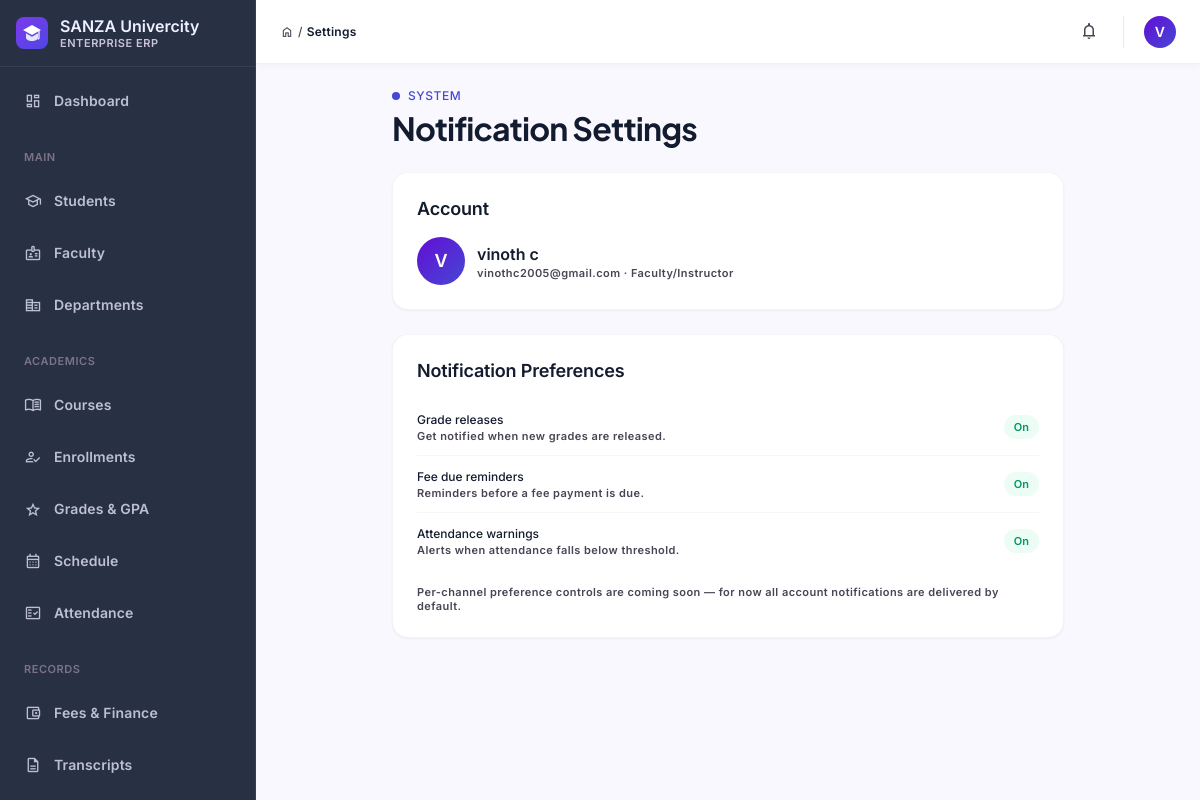
Screenshot of /students/notifications/settings/ (signed in) with the database file from the repository.
### students/models.py (models this page shows, shortened)
class User(AbstractUser):
    ROLE_CHOICES = (
        ('admin', 'Administrator'),
        ('faculty', 'Faculty/Instructor'),
        ('student', 'Student'),
    )
    role = models.CharField(max_length=20, choices=ROLE_CHOICES, default='student')
    phone = models.CharField(max_length=20, blank=True, null=True)
    department = models.CharField(max_length=100, blank=True, null=True)
    enrollment_year = models.IntegerField(blank=True, null=True)
    class Meta:
        ordering = ['-date_joined']

### students/views.py (the view)
# urls.py: path('notifications/settings/', views.notification_settings, name='notification_settings'),
@login_required(login_url='login')
def notification_settings(request):
    context = {
        'title': 'Notification Settings',
    }
    return render(request, 'students/notification_settings.html', context)

### students/context_processors.py (called while the page is built)
def nav_context(request):
    unread_notifications = 0
    user = getattr(request, 'user', None)
    if user is not None and user.is_authenticated:
        unread_notifications = Notification.objects.filter(
            recipient=user, is_read=False
        ).count()
    return {
        'nav_unread_notifications': unread_notifications,
    }

### students/templates/students/notification_settings.html (shortened to what this page needs)
{% extends "base.html" %}
{% block breadcrumb %}Settings{% endblock %}
{% block content %}
<div class="max-w-2xl mx-auto flex flex-col gap-space-lg">
  <section>
    <div class="flex items-center gap-space-xs text-secondary font-label-md text-label-md tracking-wider uppercase">
      <span class="w-2 h-2 rounded-full bg-secondary"></span> System
    </div>
    <h1 class="font-headline-lg text-headline-lg text-on-surface tracking-tight mt-1">{{ title }}</h1>
  </section>
  <section class="bg-surface-container-lowest rounded-2xl border border-outline-variant/20 shadow-sm p-6">
    <h2 class="font-title-lg text-title-lg text-on-surface mb-4">Account</h2>
    <div class="flex items-center gap-space-sm">
      <div class="w-12 h-12 rounded-full bg-gradient-to-br from-primary to-secondary flex items-center justify-center text-on-primary font-title-lg text-title-lg flex-shrink-0">
        {{ user.get_full_name|default:user.username|slice:":1"|upper }}
      </div>
      <div>
        <p class="font-title-md text-title-md text-on-surface">{{ user.get_full_name|default:user.username }}</p>
        <p class="font-label-sm text-label-sm text-on-surface-variant">{{ user.email }} · {{ user.get_role_display }}</p>
      </div>
    </div>
  </section>
  <section class="bg-surface-container-lowest rounded-2xl border border-outline-variant/20 shadow-sm p-6">
    <h2 class="font-title-lg text-title-lg text-on-surface mb-4">Notification Preferences</h2>
    <div class="flex flex-col divide-y divide-outline-variant/15">
      <div class="flex items-center justify-between py-3">
        <div>
          <p class="font-body-sm text-body-sm text-on-surface font-medium">Grade releases</p>
          <p class="font-label-sm text-label-sm text-on-surface-variant">Get notified when new grades are released.</p>
        </div>
        <span class="px-2.5 py-1 rounded-full bg-success-container text-on-success-container font-label-sm text-[11px] font-semibold">On</span>
      </div>
      <div class="flex items-center justify-between py-3">
        <div>
          <p class="font-body-sm text-body-sm text-on-surface font-medium">Fee due reminders</p>
          <p class="font-label-sm text-label-sm text-on-surface-variant">Reminders before a fee payment is due.</p>
        </div>
        <span class="px-2.5 py-1 rounded-full bg-success-container text-on-success-container font-label-sm text-[11px] font-semibold">On</span>
      </div>
      <div class="flex items-center justify-between py-3">
        <div>
          <p class="font-body-sm text-body-sm text-on-surface font-medium">Attendance warnings</p>
          <p class="font-label-sm text-label-sm text-on-surface-variant">Alerts when attendance falls below threshold.</p>
        </div>
        <span class="px-2.5 py-1 rounded-full bg-success-container text-on-success-container font-label-sm text-[11px] font-semibold">On</span>
      </div>
    </div>
    <p class="font-label-sm text-label-sm text-on-surface-variant mt-4">Per-channel preference controls are coming soon — for now all account notifications are delivered by default.</p>
  </section>
</div>
{% endblock %}

### students/templates/base.html (shortened to what this page needs)
{% load static %}<!DOCTYPE html>
<html lang="en">
<head>
{% include "partials/_design_tokens.html" %}
</head>
<body class="bg-surface font-body-md text-on-surface antialiased">
<aside id="sidebar" class="fixed left-0 top-0 h-full w-64 bg-inverse-surface border-r border-outline/20 z-50 flex flex-col justify-between overflow-y-auto -translate-x-full lg:translate-x-0 transition-transform duration-200">
  <div class="flex flex-col">
    <div class="flex items-center gap-space-sm px-space-md py-space-md border-b border-outline/20">
      <div class="flex flex-col min-w-0">
        <span class="font-title-md text-title-md text-inverse-on-surface leading-tight truncate">SANZA Univercity</span>
        <span class="font-label-sm text-label-sm text-outline-variant uppercase tracking-wider">Enterprise ERP</span>
      </div>
    </div>
    <nav class="px-space-sm py-space-sm flex flex-col gap-space-xs">
      {% url 'dashboard' as dash_url %}
      <a href="{{ dash_url }}" class="flex items-center gap-space-sm px-space-sm py-2 rounded-xl transition-all {% if request.resolver_match.url_name in 'dashboard,admin_dashboard,faculty_dashboard,student_portal' %}nav-active{% else %}text-inverse-on-surface/75 hover:bg-surface-container-highest/10 hover:text-inverse-on-surface{% endif %}">
        <span class="material-symbols-outlined text-lg">dashboard</span><span class="font-label-lg text-label-lg">Dashboard</span>
      </a>
      {% if user.is_staff or user.is_superuser %}
      <div class="px-space-sm pt-space-sm pb-1"><span class="font-label-sm text-label-sm text-outline uppercase tracking-wider">Main</span></div>
      <a href="{% url 'student_list' %}" class="flex items-center gap-space-sm px-space-sm py-2 rounded-xl transition-all {% if request.resolver_match.url_name == 'student_list' %}nav-active{% else %}text-inverse-on-surface/75 hover:bg-surface-container-highest/10 hover:text-inverse-on-surface{% endif %}"><span class="material-symbols-outlined text-lg">school</span><span class="font-label-lg text-label-lg">Students</span></a>
      <a href="{% url 'faculty_reports_dashboard' %}" class="flex items-center gap-space-sm px-space-sm py-2 rounded-xl transition-all {% if request.resolver_match.url_name in 'faculty_reports_dashboard,faculty_analytics,faculty_performance_compare' %}nav-active{% else %}text-inverse-on-surface/75 hover:bg-surface-container-highest/10 hover:text-inverse-on-surface{% endif %}"><span class="material-symbols-outlined text-lg">badge</span><span class="font-label-lg text-label-lg">Faculty</span></a>
      <a href="{% url 'department_list' %}" class="flex items-center gap-space-sm px-space-sm py-2 rounded-xl transition-all {% if request.resolver_match.url_name == 'department_list' %}nav-active{% else %}text-inverse-on-surface/75 hover:bg-surface-container-highest/10 hover:text-inverse-on-surface{% endif %}"><span class="material-symbols-outlined text-lg">corporate_fare</span><span class="font-label-lg text-label-lg">Departments</span></a>
      {% endif %}
      <div class="px-space-sm pt-space-sm pb-1"><span class="font-label-sm text-label-sm text-outline uppercase tracking-wider">Academics</span></div>
      <a href="{% url 'course_list' %}" class="flex items-center gap-space-sm px-space-sm py-2 rounded-xl transition-all {% if request.resolver_match.url_name in 'course_list,course_analytics' %}nav-active{% else %}text-inverse-on-surface/75 hover:bg-surface-container-highest/10 hover:text-inverse-on-surface{% endif %}"><span class="material-symbols-outlined text-lg">menu_book</span><span class="font-label-lg text-label-lg">Courses</span></a>
      {% if user.is_staff or user.is_superuser %}
      <a href="{% url 'enrollment_list' %}" class="flex items-center gap-space-sm px-space-sm py-2 rounded-xl transition-all {% if request.resolver_match.url_name == 'enrollment_list' %}nav-active{% else %}text-inverse-on-surface/75 hover:bg-surface-container-highest/10 hover:text-inverse-on-surface{% endif %}"><span class="material-symbols-outlined text-lg">how_to_reg</span><span class="font-label-lg text-label-lg">Enrollments</span></a>
      {% endif %}
      <a href="{% url 'grade_list' %}" class="flex items-center gap-space-sm px-space-sm py-2 rounded-xl transition-all {% if request.resolver_match.url_name == 'grade_list' %}nav-active{% else %}text-inverse-on-surface/75 hover:bg-surface-container-highest/10 hover:text-inverse-on-surface{% endif %}"><span class="material-symbols-outlined text-lg">grade</span><span class="font-label-lg text-label-lg">Grades &amp; GPA</span></a>
      <a href="{% url 'schedule_dashboard' %}" class="flex items-center gap-space-sm px-space-sm py-2 rounded-xl transition-all {% if request.resolver_match.url_name == 'schedule_dashboard' %}nav-active{% else %}text-inverse-on-surface/75 hover:bg-surface-container-highest/10 hover:text-inverse-on-surface{% endif %}"><span class="material-symbols-outlined text-lg">calendar_month</span><span class="font-label-lg text-label-lg">Schedule</span></a>
      <a href="{% url 'attendance_list' %}" class="flex items-center gap-space-sm px-space-sm py-2 rounded-xl transition-all {% if request.resolver_match.url_name in 'attendance_list,attendance_record,attendance_update' %}nav-active{% else %}text-inverse-on-surface/75 hover:bg-surface-container-highest/10 hover:text-inverse-on-surface{% endif %}"><span class="material-symbols-outlined text-lg">fact_check</span><span class="font-label-lg text-label-lg">Attendance</span></a>
      <div class="px-space-sm pt-space-sm pb-1"><span class="font-label-sm text-label-sm text-outline uppercase tracking-wider">Records</span></div>
      <a href="{% url 'fee_list' %}" class="flex items-center gap-space-sm px-space-sm py-2 rounded-xl transition-all {% if request.resolver_match.url_name == 'fee_list' %}nav-active{% else %}text-inverse-on-surface/75 hover:bg-surface-container-highest/10 hover:text-inverse-on-surface{% endif %}"><span class="material-symbols-outlined text-lg">account_balance_wallet</span><span class="font-label-lg text-label-lg">Fees &amp; Finance</span></a>
      <a href="{% url 'transcript_list' %}" class="flex items-center gap-space-sm px-space-sm py-2 rounded-xl transition-all {% if request.resolver_match.url_name in 'transcript_list,transcript_detail' %}nav-active{% else %}text-inverse-on-surface/75 hover:bg-surface-container-highest/10 hover:text-inverse-on-surface{% endif %}"><span class="material-symbols-outlined text-lg">description</span><span class="font-label-lg text-label-lg">Transcripts</span></a>
      <a href="{% url 'degree_audit_list' %}" class="flex items-center gap-space-sm px-space-sm py-2 rounded-xl transition-all {% if request.resolver_match.url_name in 'degree_audit_list,degree_audit_detail' %}nav-active{% else %}text-inverse-on-surface/75 hover:bg-surface-container-highest/10 hover:text-inverse-on-surface{% endif %}"><span class="material-symbols-outlined text-lg">checklist</span><span class="font-label-lg text-label-lg">Degree Audit</span></a>
    </nav>
  </div>
</aside>
<div class="lg:pl-64">
  <header class="sticky top-0 h-16 bg-surface-container-lowest border-b border-outline-variant/30 shadow-[0_1px_8px_rgba(0,0,0,0.04)] z-30 flex items-center justify-between px-space-md lg:px-space-lg gap-space-sm">
    <div class="flex items-center gap-space-md flex-1 min-w-0">
      <div class="hidden sm:flex items-center gap-1 text-on-surface-variant font-label-md text-label-md flex-shrink-0">
        <span class="material-symbols-outlined text-sm">home</span><span>/</span>
        <span class="text-on-surface font-semibold">{% block breadcrumb %}Console{% endblock %}</span>
      </div>
    </div>
    <div class="flex items-center gap-space-sm flex-shrink-0">
      {% if user.is_authenticated %}
      <a href="{% url 'notification_list' %}" aria-label="Notifications" class="relative p-2 rounded-lg text-on-surface-variant hover:bg-surface-container-low transition-colors">
        <span class="material-symbols-outlined text-xl">notifications</span>
      </a>
      <div class="flex items-center gap-space-sm pl-1">
        <div class="w-8 h-8 rounded-full bg-gradient-to-br from-primary to-secondary flex items-center justify-center text-on-primary font-label-lg text-label-lg flex-shrink-0">
          {{ user.get_full_name|default:user.username|slice:":1"|upper }}
        </div>
      </div>
      {% else %}
      <a href="{% url 'login' %}" class="px-4 py-2 rounded-xl bg-gradient-to-r from-primary to-secondary text-on-primary font-label-lg text-label-lg">Sign in</a>
      {% endif %}
    </div>
  </header>
  <main class="w-full px-space-md lg:px-space-lg py-space-lg bg-surface-bright min-h-[calc(100vh-4rem)]">
    {% block content %}{% endblock %}
  </main>
</div>
</body>
</html>

### rows the page displays
User: get_full_name "V", get_full_name "vinoth c", email "vinothc2005@gmail.com", role "Faculty/Instructor"

### other values shown
{{ title }} "Notification Settings"
